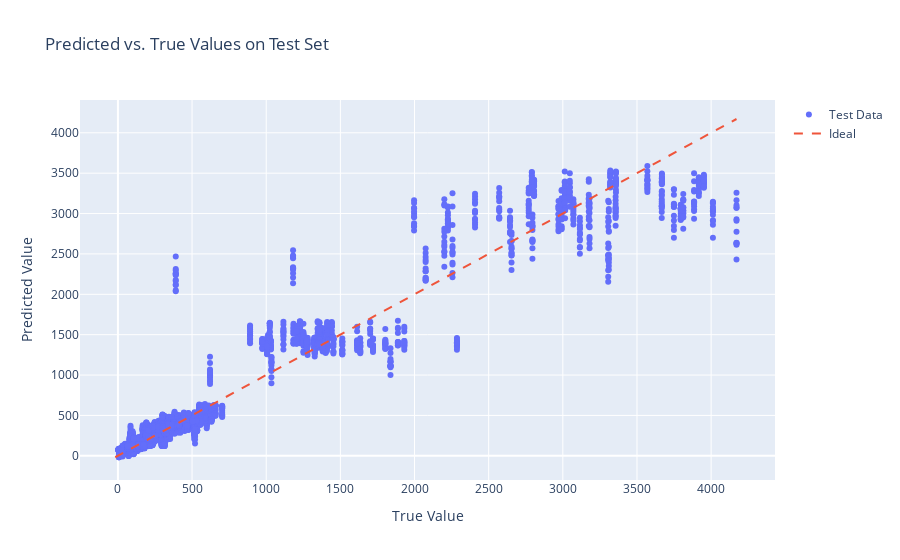

The code cell stored with this chart in its notebook:
### Code cell
visualize_errors(predictions)

### Figure 1 — Plotly figure (JSON) as saved in the notebook; plotly's stock layout.template omitted (floating-point values rounded to 4 significant figures; data arrays with more than 128 entries replaced by an {"elided": "..."} marker saying what was removed)
{"data": [{"mode": "markers", "name": "Test Data", "type": "scatter", "x": {"elided": "8320 float values"}, "y": {"elided": "8320 float values"}}, {"line": {"dash": "dash"}, "mode": "lines", "name": "Ideal", "type": "scatter", "x": [-17.99, 4171], "y": [-17.99, 4171]}], "layout": {"title": {"text": "Predicted vs. True Values on Test Set"}, "xaxis": {"title": {"text": "True Value"}}, "yaxis": {"title": {"text": "Predicted Value"}}}}
